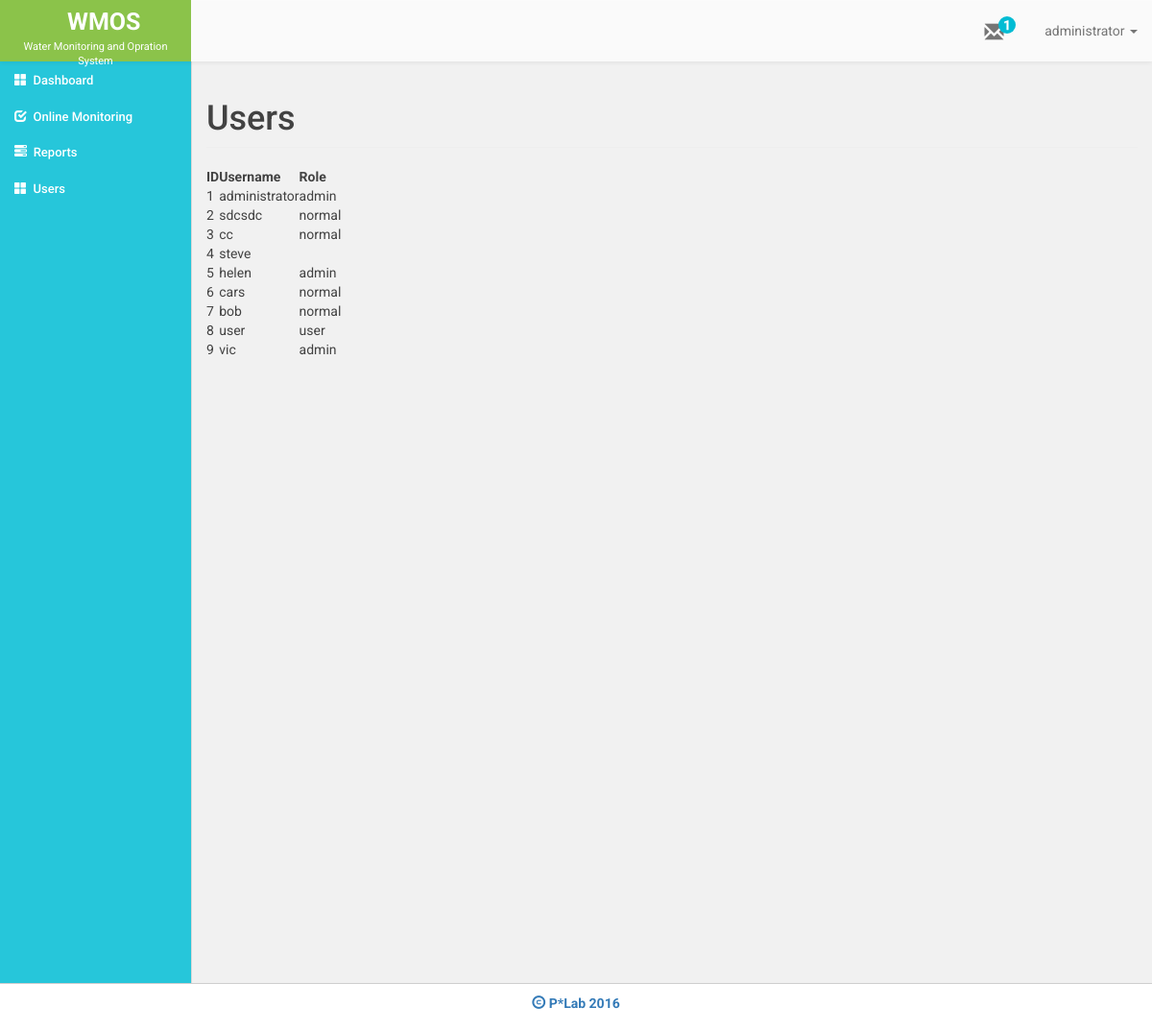
/users.php (signed in), run on an earlier commit of the app's database.
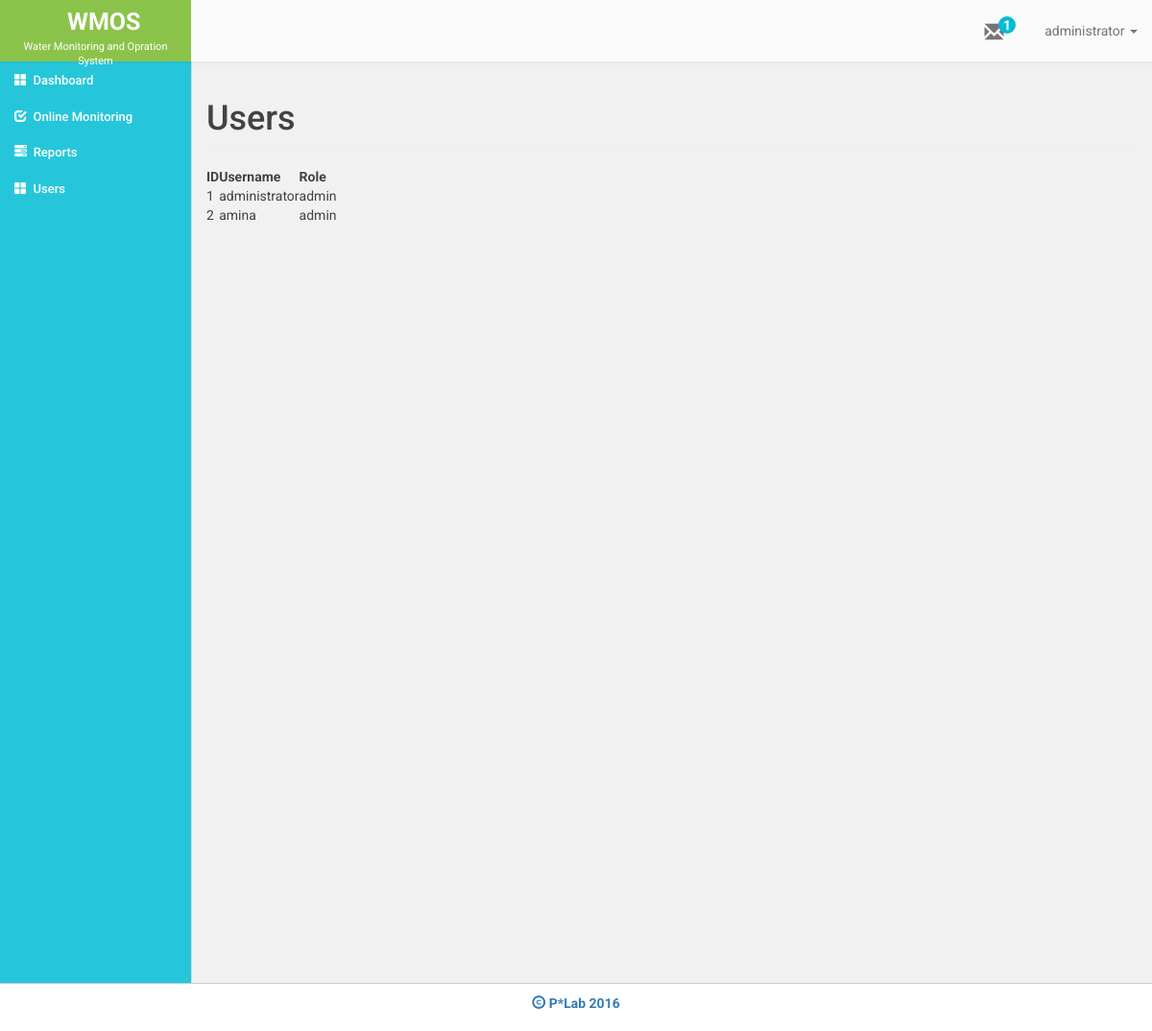
And on a later commit of the database.
### tables this page shows
CREATE TABLE `user` (
  `id` int(11) NOT NULL,
  `username` varchar(100) NOT NULL,
  `password` text NOT NULL,
  `role` varchar(100) NOT NULL
);

### functions/query.func.php (called while the page is built, shortened)
<?php
function getAll($table=""){
	global $conn;
	$sql = "SELECT * FROM $table";
	$result = mysqli_query($conn,$sql) or die(mysqli_error($conn));
	while ($row = mysqli_fetch_assoc($result)) {
		$data[] = $row;
	}
	return $data;
}
 ?>

### users.php (the view, shortened to what this page needs)
<?php
include 'database.php';
include 'functions/query.func.php';
$u = getAll('user');
?>
<!DOCTYPE html>
<html>
<head>
	<?php include "includes/_csslinks.php"; ?>
</head>
<body>
	<?php include 'includes/_header.php'; ?>
	<div class= "container-fluid">
		<div class="row" id="page">
			<?php include "includes/_sidebar.php"; ?>
			<div class="col-md-10">
				<h1 class="page-header">Users</h1>
				<div class="row">
					<div class="col-md-12">
						<table class="display compact" id="sms-table">
		                    <thead>
	                            <tr>
	                                <th>ID</th>
	                                <th>Username</th>
	                                <th>Role</th>
	                            </tr>
	                        </thead>
	                        <tbody>
	                        	<?php
	                        		$i = 1;
	                        		if ($u):
		                        		foreach ($u as $key => $user):
	                        	 ?>
		                            <tr>
		                                <td><?php echo $i++ ?></td>
		                                <td><?php echo $user['username'] ?></td>
		                                <td><?php echo $user['role'] ?></td>
		                            </tr>
	                            <?php
										endforeach;
		                           	endif;
	                             ?>
	                        </tbody>
	                    </table>
					</div>
				</div>
			</div>
		</div>
		 <?php include "includes/_footer.php"; ?>
	</div>
<?php include "includes/_jslinks.php"; ?>
</body>
</html>

### includes/_csslinks.php (shortened to what this page needs)
<!DOCTYPE html>
<html>
<head>
	<link rel="stylesheet" type="text/css" href="styles/bootstrap/css/bootstrap.min.css">
	<link rel="stylesheet" type="text/css" href="styles/bootstrap/css/bootstrap-theme.min.css">
	<link rel="stylesheet" type="text/css" href="styles/majismain.css">
	<link rel="stylesheet" type="text/css" href="https://cdn.datatables.net/s/dt/dt-1.10.10/datatables.min.css"/>
</head>
<body>
</body>
</html>

### includes/_header.php (shortened to what this page needs)
<nav class="navbar navbar-default navbar-fixed-top" id="nav-boss">
	<div class="container-fluid">
		<div class="col-md-2 row logo-box">
			<div class="logo-box-title">
				WMOS
			</div>
			<div class="logo-box-name">
				Water Monitoring and Opration System
			</div>
		</div>
	    <ul class="nav navbar-nav navbar-right">
	    	<li>
	    		<a href="">
		    		<span class="glyphicon glyphicon-envelope"></span>
		    		<span class="badge">1</span>
	    		</a>
	    	</li>
			<li class="dropdown">
				<a href="#" class="dropdown-toggle" data-toggle="dropdown" role="button" aria-haspopup="true" aria-expanded="false">
					<?php echo $_SESSION['username']; ?>
					<span class="caret"></span>
				</a>
			</li>
		</ul>
	  </div>
</nav>

### includes/_sidebar.php (shortened to what this page needs)
<div class="col-md-2 sidebar" id="side-bar">
	<div class="panel-group" id="accordion" role="tablist" aria-multiselectable="true">
		<div class="panel panel-default">
			<div class="panel-heading" role="tab" id="headingOne">
				<h4 class="panel-title">
					<a role="button" data-toggle="collapse" data-parent="#accordion" href="#x" aria-expanded="false" aria-controls="x">
					<span class="glyphicon glyphicon-th-large"> </span>&nbsp;&nbsp;<a href="index.php">Dashboard</a>
				</a>
				</h4>
			</div>
		</div>
		<div class="panel panel-default">
			<div class="panel-heading" role="tab" id="headingOne">
				<h4 class="panel-title">
					<a role="button" data-toggle="collapse" data-parent="#accordion" href="#collapseOne" aria-expanded="false" aria-controls="collapseOne">
						<span class="glyphicon glyphicon-check"></span>&nbsp;&nbsp;Online Monitoring
					</a>
				</h4>
			</div>
		</div>
		<div class="panel panel-default">
			<div class="panel-heading" role="tab" id="headingTwo">
				<h4 class="panel-title">
					<a class="collapsed" role="button" data-toggle="collapse" data-parent="#accordion" href="#collapseTwo" aria-expanded="true" aria-controls="collapseTwo">
						<span class="glyphicon glyphicon-tasks"></span>&nbsp;&nbsp;Reports
					</a>
				</h4>
			</div>
		</div>
		<div class="panel panel-default">
			<div class="panel-heading" role="tab" id="headingOne">
				<h4 class="panel-title">
					<a role="button" data-toggle="collapse" data-parent="#accordion" href="#x" aria-expanded="false" aria-controls="x">
					<span class="glyphicon glyphicon-th-large"> </span>&nbsp;&nbsp;<a href="users.php">Users</a>
				</a>
				</h4>
			</div>
		</div>
	</div>
</div>

### includes/_footer.php
<div class="row">
	        <footer>
	        	<div class="copyright">
					<span class="glyphicon glyphicon-copyright-mark"> </span>
					P*Lab 2016
				</div>
			</footer>
		</div>

### includes/_jslinks.php (shortened to what this page needs)
<link rel="stylesheet" href="//code.jquery.com/ui/1.11.4/themes/smoothness/jquery-ui.css">

### styles/majismain.css (style rules this page uses)
body { font-family: 'Roboto', sans-serif; font-size: 14px; color: #424242; }
.logo-box { background-color: #8BC34A; height: 64px; width: 17%; padding-top: 5px; }
.logo-box-title { color: #fff; font-weight: bold; font-size: 25px; padding-left: 55px; }
.logo-box-name { color: #fff; font-size: 11px; text-align: center; }
.navbar { min-height: 64px; border: none; }
.navbar-default { background-image: none; background-color: #FAFAFA; border-radius: 0px; }
.navbar-default .navbar-nav>li>a { color: #757575; padding-top: 22px; }
.navbar-default .navbar-nav .glyphicon { font-size: 20px; }
.navbar-default .navbar-nav .glyphicon-envelope { z-index: -1; }
.navbar-default .navbar-nav .badge { font-size: 14px; margin-top: -25px; margin-left: -9px; padding: 2px 5px; background-color: #00BCD4; }
.sidebar { background-color:#26c6da; padding-left: 0px; padding-right: 0px; border-right: 1px solid #d8d7d7; height: 120vh; overflow: hidden; }
#side-bar .glyphicon { color: #fff; }
#side-bar .panel { border-radius: 0px; margin-top: 0px; border:none; box-shadow: none; -webkit-box-shadow:none; }
#side-bar .panel-title a { color: #fff; text-decoration: none; font-size: 13px; }
#side-bar .panel-default { border-radius: 0px; margin-top: 0px; border-color: transparent; }
#side-bar .panel-heading { background-color: #26c6da; background-image: none; border-radius: 0px; border-bottom: none; }
#page { min-height: 80vh; margin-top: 64px; background-color: #F1F1F1; }
footer { height: 50px; border-top: solid 1px #cecece; }
.copyright { padding-top: 10px; text-align: center; color: #337ab7; font-weight: bold; font-size: 14px; }

What changed in the data, as far as the page shows it:
removed user: username "sdcsdc", role "normal"
removed user: username "cc", role "normal"
removed user: username "steve"
removed user: username "helen", role "admin"
removed user: username "cars", role "normal"
removed user: username "bob", role "normal"
removed user: username "user", role "user"
removed user: username "vic", role "admin"
added user: username "amina", role "admin"
